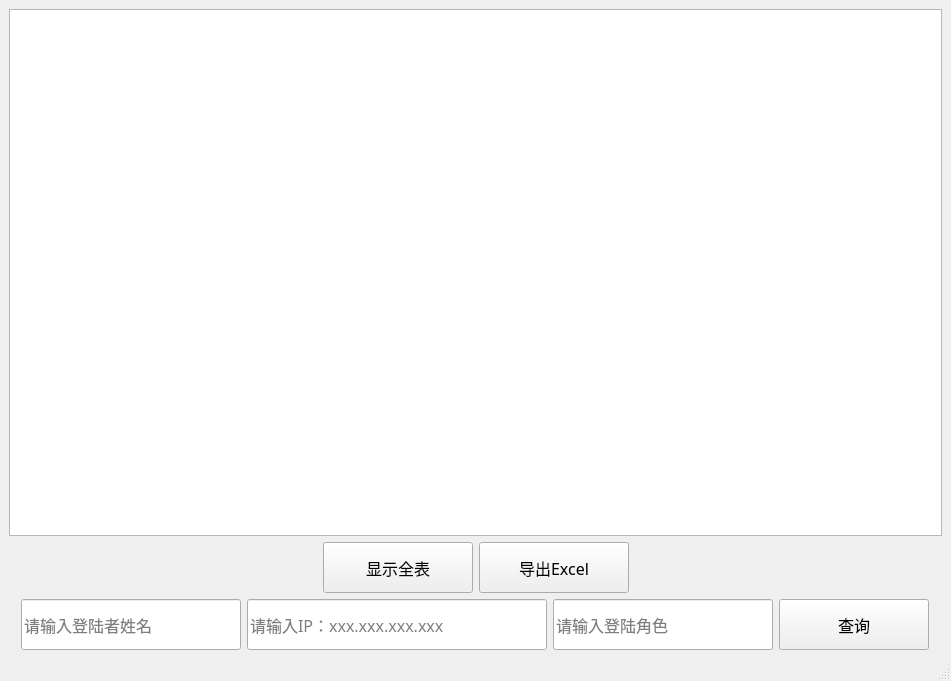
<?xml version="1.0" encoding="UTF-8"?>
<ui version="4.0">
 <class>log_Manage</class>
 <widget class="QMainWindow" name="log_Manage">
  <property name="geometry">
   <rect>
    <x>0</x>
    <y>0</y>
    <width>951</width>
    <height>681</height>
   </rect>
  </property>
  <property name="windowTitle">
   <string>MainWindow</string>
  </property>
  <widget class="QWidget" name="centralwidget">
   <layout class="QGridLayout" name="gridLayout">
    <item row="0" column="0">
     <layout class="QVBoxLayout" name="verticalLayout">
      <item>
       <widget class="QTableView" name="tableView">
        <property name="font">
         <font>
          <family>宋体</family>
          <pointsize>12</pointsize>
         </font>
        </property>
        <property name="styleSheet">
         <string notr="true"/>
        </property>
       </widget>
      </item>
      <item>
       <layout class="QHBoxLayout" name="horizontalLayout_2">
        <item>
         <spacer name="horizontalSpacer_2">
          <property name="orientation">
           <enum>Qt::Horizontal</enum>
          </property>
          <property name="sizeHint" stdset="0">
           <size>
            <width>40</width>
            <height>20</height>
           </size>
          </property>
         </spacer>
        </item>
        <item>
         <widget class="QPushButton" name="pushButton_showall">
          <property name="sizePolicy">
           <sizepolicy hsizetype="Maximum" vsizetype="Maximum">
            <horstretch>0</horstretch>
            <verstretch>0</verstretch>
           </sizepolicy>
          </property>
          <property name="minimumSize">
           <size>
            <width>150</width>
            <height>51</height>
           </size>
          </property>
          <property name="maximumSize">
           <size>
            <width>150</width>
            <height>51</height>
           </size>
          </property>
          <property name="font">
           <font>
            <family>Agency FB</family>
            <pointsize>12</pointsize>
           </font>
          </property>
          <property name="text">
           <string>显示全表</string>
          </property>
         </widget>
        </item>
        <item>
         <widget class="QPushButton" name="pushButton_out_2">
          <property name="minimumSize">
           <size>
            <width>150</width>
            <height>51</height>
           </size>
          </property>
          <property name="maximumSize">
           <size>
            <width>150</width>
            <height>51</height>
           </size>
          </property>
          <property name="font">
           <font>
            <family>宋体</family>
            <pointsize>12</pointsize>
           </font>
          </property>
          <property name="text">
           <string>导出Excel</string>
          </property>
         </widget>
        </item>
        <item>
         <spacer name="horizontalSpacer_3">
          <property name="orientation">
           <enum>Qt::Horizontal</enum>
          </property>
          <property name="sizeHint" stdset="0">
           <size>
            <width>40</width>
            <height>20</height>
           </size>
          </property>
         </spacer>
        </item>
       </layout>
      </item>
      <item>
       <layout class="QHBoxLayout" name="horizontalLayout">
        <item>
         <spacer name="horizontalSpacer">
          <property name="orientation">
           <enum>Qt::Horizontal</enum>
          </property>
          <property name="sizeHint" stdset="0">
           <size>
            <width>40</width>
            <height>20</height>
           </size>
          </property>
         </spacer>
        </item>
        <item>
         <widget class="QLineEdit" name="lineEdit_name">
          <property name="minimumSize">
           <size>
            <width>220</width>
            <height>51</height>
           </size>
          </property>
          <property name="maximumSize">
           <size>
            <width>220</width>
            <height>51</height>
           </size>
          </property>
          <property name="font">
           <font>
            <family>宋体</family>
            <pointsize>12</pointsize>
           </font>
          </property>
          <property name="placeholderText">
           <string>请输入登陆者姓名</string>
          </property>
         </widget>
        </item>
        <item>
         <widget class="QLineEdit" name="lineEdit_IP">
          <property name="minimumSize">
           <size>
            <width>300</width>
            <height>51</height>
           </size>
          </property>
          <property name="maximumSize">
           <size>
            <width>300</width>
            <height>51</height>
           </size>
          </property>
          <property name="font">
           <font>
            <family>宋体</family>
            <pointsize>12</pointsize>
           </font>
          </property>
          <property name="placeholderText">
           <string>请输入IP：xxx.xxx.xxx.xxx</string>
          </property>
         </widget>
        </item>
        <item>
         <widget class="QLineEdit" name="lineEdit_play">
          <property name="minimumSize">
           <size>
            <width>220</width>
            <height>51</height>
           </size>
          </property>
          <property name="maximumSize">
           <size>
            <width>220</width>
            <height>51</height>
           </size>
          </property>
          <property name="font">
           <font>
            <family>宋体</family>
            <pointsize>12</pointsize>
           </font>
          </property>
          <property name="placeholderText">
           <string>请输入登陆角色</string>
          </property>
         </widget>
        </item>
        <item>
         <widget class="QPushButton" name="pushButton_serch">
          <property name="sizePolicy">
           <sizepolicy hsizetype="Maximum" vsizetype="Maximum">
            <horstretch>0</horstretch>
            <verstretch>0</verstretch>
           </sizepolicy>
          </property>
          <property name="minimumSize">
           <size>
            <width>150</width>
            <height>51</height>
           </size>
          </property>
          <property name="maximumSize">
           <size>
            <width>150</width>
            <height>51</height>
           </size>
          </property>
          <property name="font">
           <font>
            <family>Agency FB</family>
            <pointsize>12</pointsize>
           </font>
          </property>
          <property name="text">
           <string>查询</string>
          </property>
         </widget>
        </item>
        <item>
         <spacer name="horizontalSpacer_4">
          <property name="orientation">
           <enum>Qt::Horizontal</enum>
          </property>
          <property name="sizeHint" stdset="0">
           <size>
            <width>40</width>
            <height>20</height>
           </size>
          </property>
         </spacer>
        </item>
       </layout>
      </item>
     </layout>
    </item>
   </layout>
  </widget>
  <widget class="QMenuBar" name="menubar">
   <property name="geometry">
    <rect>
     <x>0</x>
     <y>0</y>
     <width>951</width>
     <height>25</height>
    </rect>
   </property>
  </widget>
  <widget class="QStatusBar" name="statusbar"/>
 </widget>
 <resources/>
 <connections/>
</ui>
